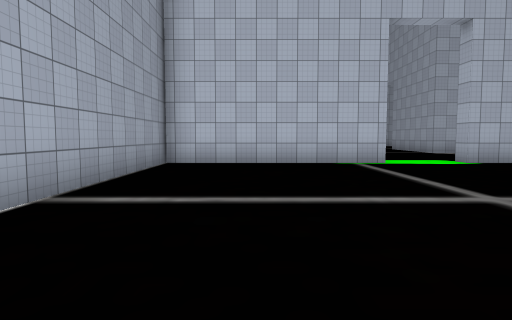
View 1 (above)

19 first-person views from a walk through a scene from a Unity 3-D project. The camera is 1.3 m above the floor, tilts 4° down and sees 75° across. The floor is counted in squares, 2 m on a side. Each view is taken from the middle of a square. On the plan, view 1 faces up. The plan holds only what a view shows up to about 10 squares ahead; the rest is blank. The place goes on beyond the plan. The player character is not drawn. Some surface patterns are stand-ins.

View 2
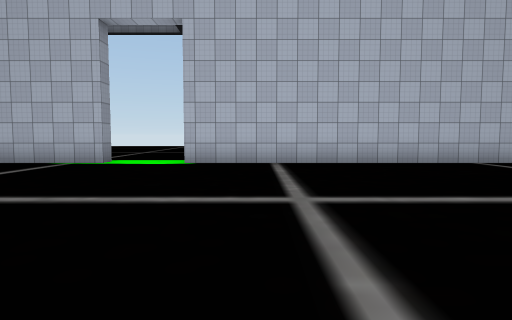

View 3
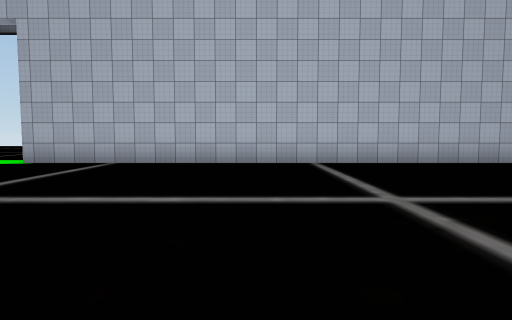

View 4
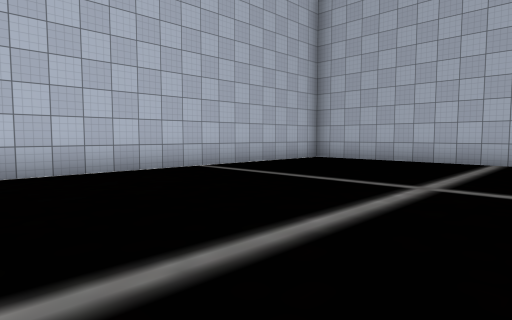

View 5
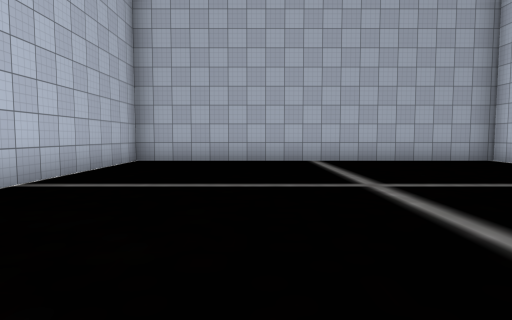

View 6
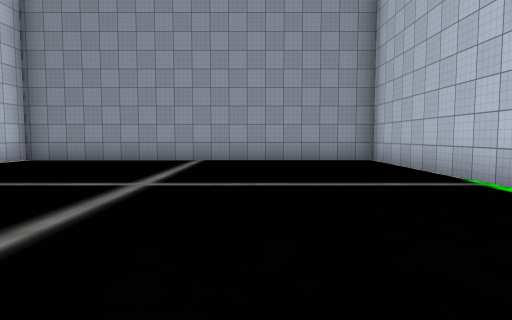

View 7
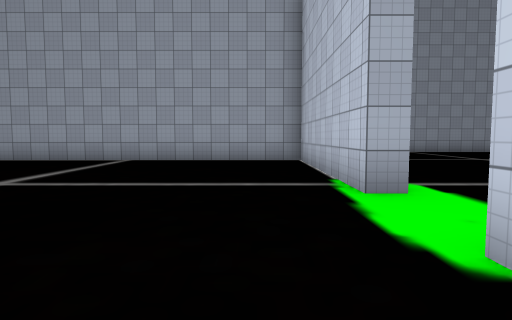

View 8
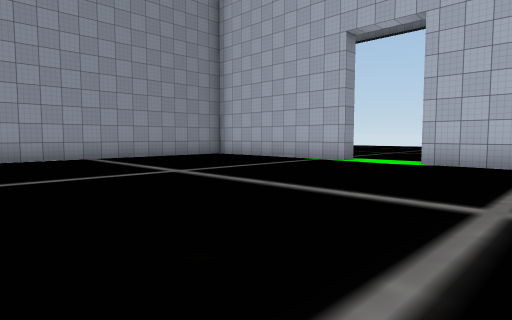

View 9
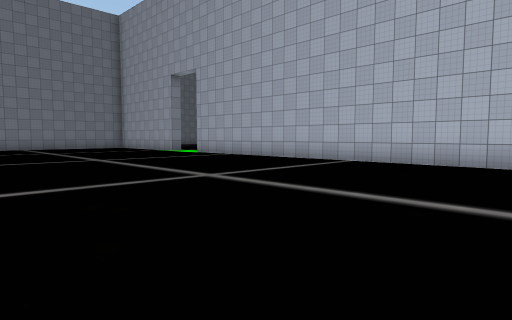

View 10
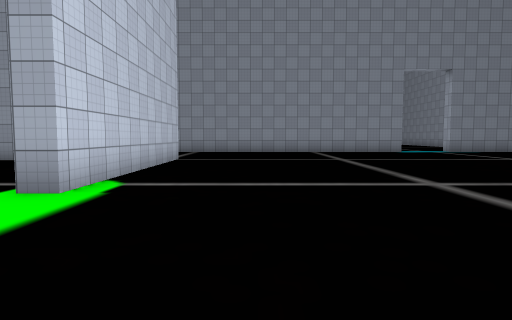

View 11
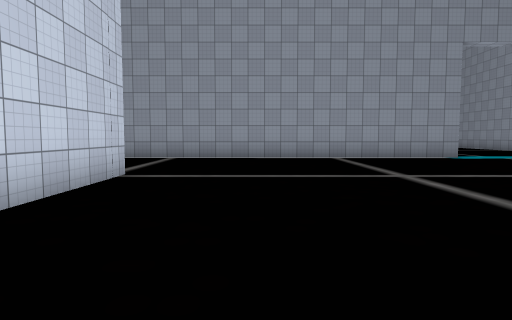

View 12
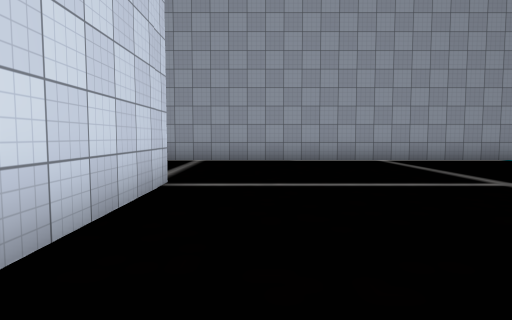

View 13
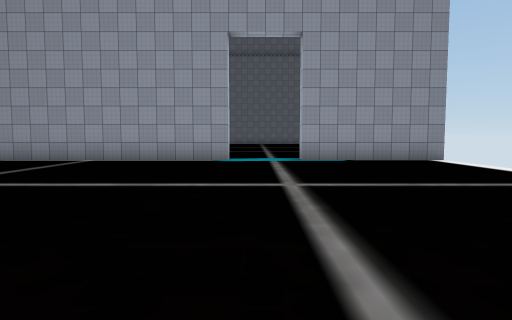

View 14
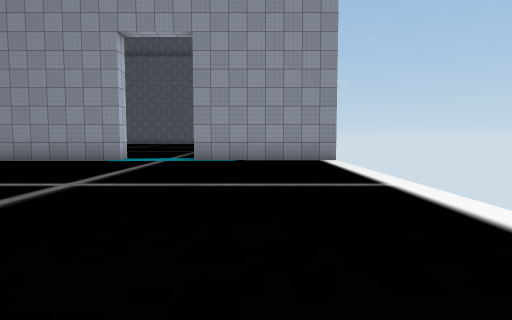

View 15
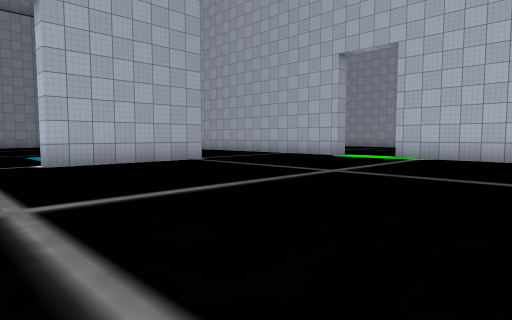

View 16
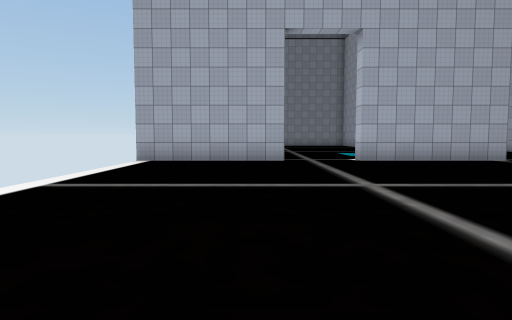

View 17
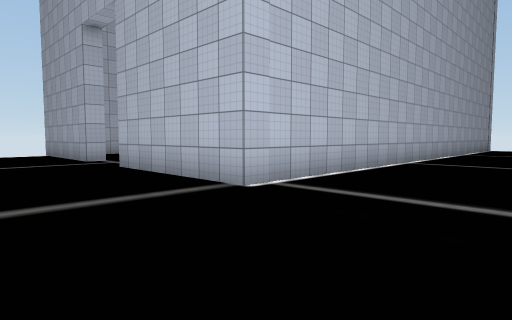

View 18
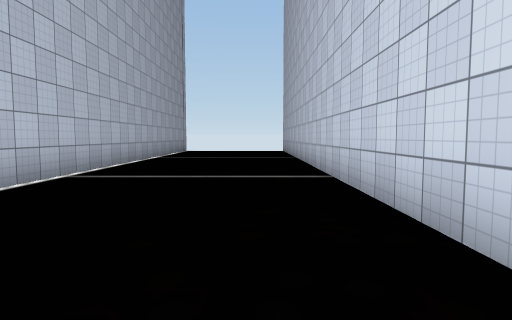

View 19
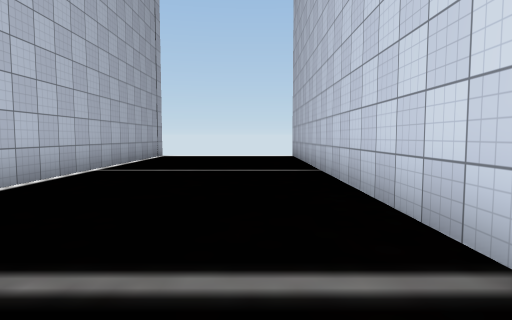

### Floor plan
Points are (right, up) in squares from view 1. A wall is a line through its corners. A room is listed if a view was taken in it or the views show most of it. See-through windows are left out.
Room 1 (views 1, 2, 3, 4, 5, 6, 7, 8, 9)
walls: (3.2, 8.7) (3.2, 8.2) (-2.3, 8.2); (22, -0.5) (22, 8.2) (5.2, 8.2) (5.2, 8.8); (-2.2, 8.5) (-2.2, -0.5)
ways out: opening at (4.5, 8) to room 2
Room 2 (views 10, 11, 12, 13, 14, 15, 16, 17, 18, 19)
walls: (8.5, 8.7) (21, 8.7); (-2.8, 8.7) (3.2, 8.7); (7.6, 19.2) (7, 19.2) (7, 23.2); (-7.3, 17.2) (-7.3, 7.5); (-7.3, 23.2) (-7.3, 19.2); (21, 13.2) (7, 13.2) (7, 17.2) (7.5, 17.2)
ways out: opening at (4.5, 8) to room 1; opening at (-7, 18.5); opening at (7, 18.5)

Where each view was taken, in squares from view 1:
view 1: 0 up, 0 right, facing up
view 2: 0 up, 7 right, facing up
view 3: 0 up, 11 right, facing up
view 4: 2 up, 13 right, facing up-right
view 5: 5 up, 13 right, facing right
view 6: 5 up, 7 right, facing left
view 7: 7 up, 7 right, facing left
view 8: 0 up, 8 right, facing up-left
view 9: 0 up, 17 right, facing up-left
view 10: 11 up, 7 right, facing left
view 11: 11 up, 3 right, facing left
view 12: 10 up, 2 right, facing left
view 13: 18 up, 2 right, facing left
view 14: 21 up, 2 right, facing left
view 15: 19 up, 1 left, facing down-right
view 16: 20 up, 2 left, facing right
view 17: 10 up, 4 right, facing up-right
view 18: 10 up, 7 right, facing right
view 19: 10 up, 11 right, facing right
